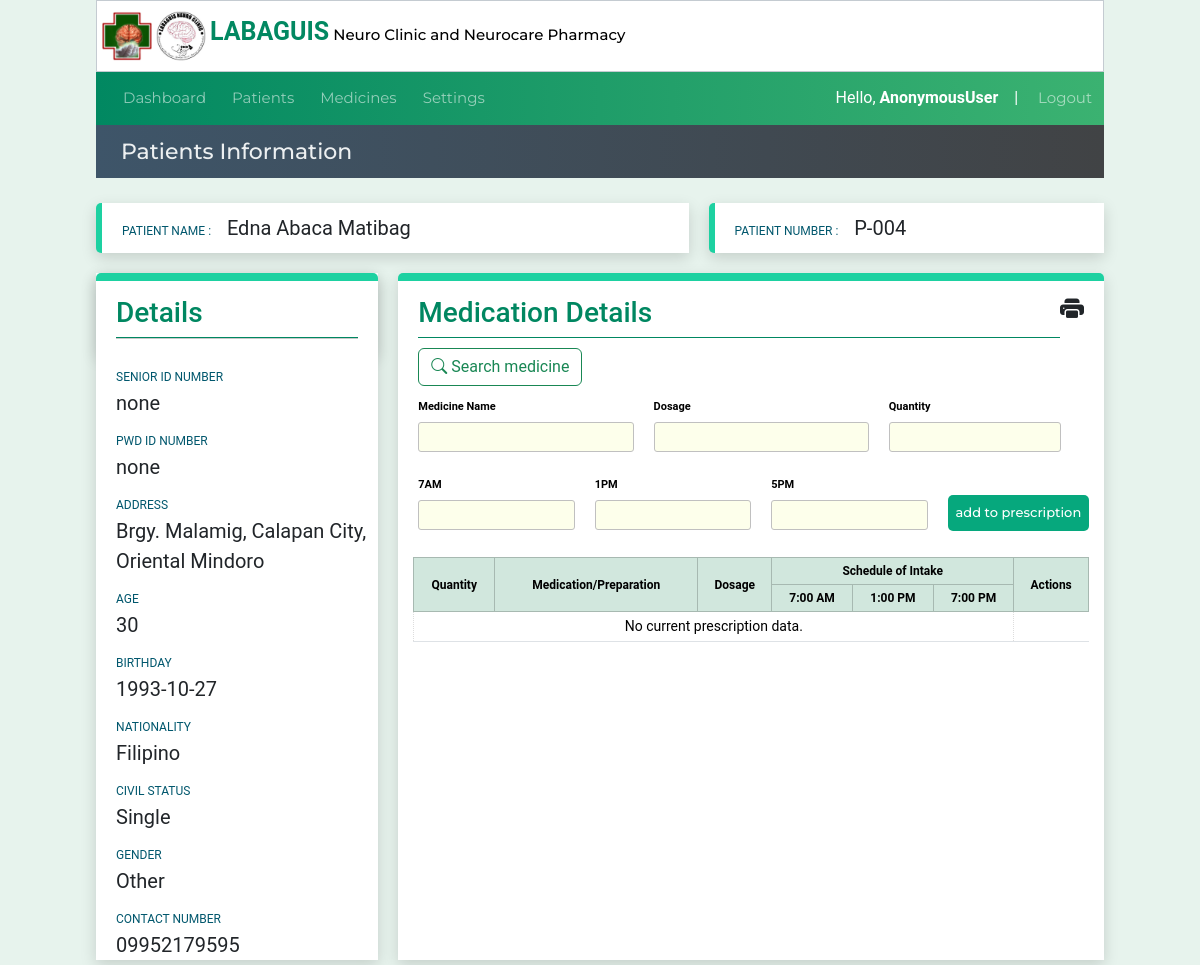
Page /patientinfo/31/prescription on the committed database.
### website/models.py (models this page shows, shortened)
class Patient(models.Model):
    created_at = models.DateTimeField(auto_now_add=True)
    patient_code=models.CharField(max_length=50)
    first_name = models.CharField(max_length=50)
    middle_name = models.CharField(max_length=50)
    last_name = models.CharField(max_length=50)
    age = models.CharField(max_length=50)
    bday = models.CharField(max_length=50,default='')
    civil_status = models.CharField(max_length=50,default='')
    gender = models.CharField(max_length=50)
    address = models.CharField(max_length=100)
    contact_number = models.CharField(max_length=50)
    srID = models.CharField(max_length=50,null=True, blank=True)
    pwdID = models.CharField(max_length=50,null=True, blank=True)
    nationality = models.CharField(max_length=50,null=True, blank=True)

### website/views.py (the view)
# urls.py: path('patientinfo/<int:pk>/prescription',views.prescription, name='prescription'),
def prescription(request,pk):
    context=patientinfoData(pk)
    return render(request,'prescriptionform.html',context)

### website/views.py (called while the page is built)
def patientinfoData(pk):
    medicines_list = Medicinelist.objects.all()
    patient_record = Patient.objects.get(id=pk)
    medicationrecord = Prescription.objects.filter(patient_code=patient_record.patient_code)
    context = { 'medicationrecord': medicationrecord,
               'patient_record':patient_record,
               'medicines_list':medicines_list,
               'pCode':patient_record.patient_code,
               'pID':pk,
               }
    return context

### website/templates/prescriptionform.html (shortened to what this page needs)
{% extends 'patientinfo.html' %}
{% load custom_tags %}
{% load static %}
{% block btn-back %}
<a type="button" data-bs-toggle="modal" data-bs-target="#print_report">
  <h4><i class="bi bi-printer-fill"></i></h4>
</a>
{% endblock btn-back %}
{% block title %}
<div class="lbl-details "><h3>Medication Details </h3></div>
{% endblock title %}
{% block content1 %}
<form method="POST" id="additsem-form">
  <a class="btn btn-outline-success" style="margin-left:20px;margin-top:10px;"   type="button" data-bs-toggle="modal" data-bs-target="#searchmedicine"><i class="bi bi-search"></i> Search medicine</a>
  <div class="reg-row">
    <div class="medicine-col" style="width:100%;">
      {% if medselected %}
                  <label class="reg-label">Medicine Name</label><br />
                  <input class="medicine-input" list="medlist" name="medName" value="{{medselected.medicine_name}}" required />
                  <datalist id="medlist">
                    {% for medListItem in medicines_list %}
                    <option value="{{medListItem.medicine_name}}">
                      {% endfor %}
                  </datalist>
                </div>
                <div class="medicine-col">
                  <label class="reg-label">Dosage</label><br />
                  <input class="medicine-input" name="dosage" value="{{medselected.dosage}}" required />
                </div>
                <div class="medicine-col">
                  <label class="reg-label">Quantity</label><br />
                  <input class="medicine-input" name="qtyvalue" style="width:80%;" required />
                </div>
      {% else %}
                <label class="reg-label">Medicine Name</label><br />
                <input class="medicine-input" list="medlist" name="medName" required />
              </div>
              <div class="medicine-col">
                <label class="reg-label">Dosage</label><br />
                <input class="medicine-input" name="dosage" required />
              </div>
              <div class="medicine-col">
                <label class="reg-label">Quantity</label><br />
                <input class="medicine-input" name="qtyvalue" style="width:80%;" required />
              </div>
      {% endif %}
  </div>
  <br>
  <div class="reg-row" style="padding-top:0px">
    <div class="medicine-col">
      <label class="reg-label">7AM</label><br />
      <input class="medicine-input" name="am" required />
    </div>
    <div class="medicine-col">
      <label class="reg-label">1PM</label><br />
      <input class="medicine-input" name="noon" required />
    </div>
    <div class="medicine-col">
      <label class="reg-label">5PM</label><br />
      <input class="medicine-input" name="pmvalue" required />
    </div>
    <div class="medicine-col">
      <button class="btn-addmed btn-success mt-4 p-2" type="submit" name="addtoprescription">add to prescription</button>
    </div>
  </div>
</form>
<div class="medicalhistorytable">
  <table id="table-medications" class="table table-sm table-bordered">
    <thead class="table-success">
      <tr>
        <th rowspan="2">Quantity</th>
        <th rowspan="2">Medication/Preparation</th>
        <th rowspan="2">Dosage</th>
        <th colspan="3">Schedule of Intake</th>
        <th rowspan="2">Actions</th>
      </tr>
      <tr>
        <th>7:00 AM</th>
        <th>1:00 PM</th>
        <th>7:00 PM</th>
      </tr>
    </thead>
    <tbody>
      {% if medicationrecord %}
      {% for medrecord in medicationrecord %}
      <tr>
        <td>{{medrecord.quantity}}</td>
        <td>{{medrecord.medicine_name}}</td>
        <td>{{medrecord.dosage}}</td>
        <td>{{medrecord.morning}}</td>
        <td>{{medrecord.noon}}</td>
        <td>{{medrecord.evening}}</td>
        <td>
          <a href="{% url "deleteitemprescription" patient_record.id medrecord.id %}" style="padding:0 10px;margin:0;"
            name="delete_presciption_item" type='submit' value="{{medrecord.id}}" id="link-delete">
            <i class="bi bi-trash3"></i></a>
        </td>
      </tr>
      {% endfor %}
      {% else %}
      <td colspan="6">No current prescription data.</td>
      {% endif %}
    </tbody>
  </table>
</div>
</div>
{% endblock content1 %}

### website/templates/patientinfo.html (shortened to what this page needs)
{% extends 'index.html' %}
{% load custom_tags %}
{% block pagetitle %}Patients Information{% endblock pagetitle %}
{% block content %}
<div class="info-row1">
  <div class="col1-info">
    <label class="lbl-pname">PATIENT NAME : &nbsp &nbsp </label>
    <label class="value-pname">{{patient_record.first_name}} {{patient_record.middle_name}}
      {{patient_record.last_name }}
    </label>
  </div>
  <div class="col2-info">
    <label class="lbl-pname">PATIENT NUMBER : &nbsp &nbsp</label>
    <label class="value-pname">{{patient_record.patient_code}} </label>
  </div>
</div>
<div class="info-row2">
  <div class="detials-container">
    <div class="pdetails-head">
      <div class="lbl-details">
        <h3>Details</h3>
      </div>
      <hr>
    </div>
    <div class="pdetails-body">
      <label class="lbl-pname">SENIOR ID NUMBER</label><br />
      <label class="value-pname">{{patient_record.srID}} </label>
    </div>
    <div class="pdetails-body">
      <label class="lbl-pname">PWD ID NUMBER</label><br />
      <label class="value-pname">{{patient_record.pwdID}} </label>
    </div>
    <div class="pdetails-body">
      <label class="lbl-pname">ADDRESS</label><br />
      <label class="value-pname">{{patient_record.address}} </label>
    </div>
    <div class="pdetails-body">
      <label class="lbl-pname">AGE</label><br />
      <label class="value-pname">{{patient_record.age}} </label>
    </div>
    <div class="pdetails-body">
      <label class="lbl-pname">BIRTHDAY</label><br />
      <label class="value-pname">{{patient_record.bday}} </label>
    </div>
    <div class="pdetails-body">
      <label class="lbl-pname">NATIONALITY</label><br />
      <label class="value-pname">{{patient_record.nationality}} </label>
    </div>
    <div class="pdetails-body">
      <label class="lbl-pname">CIVIL STATUS</label><br />
      <label class="value-pname">{{patient_record.civil_status}} </label>
    </div>
    <div class="pdetails-body">
      <label class="lbl-pname">GENDER</label><br />
      <label class="value-pname">{{patient_record.gender}} </label>
    </div>
    <div class="pdetails-body">
      <label class="lbl-pname">CONTACT NUMBER</label><br />
      <label class="value-pname">{{patient_record.contact_number}} </label>
    </div>
  </div>
  <div class="details-history">
    <div class="phistory-head">
      {% block title %}{% endblock title %}
      {% block btn-back%}{% endblock  %}
    </div>
    {% block content1 %}{% endblock content1 %}
</div>
</div>
{% endblock content %}

### website/static/style.css (style rules this page uses)
* { box-sizing:border-box; margin: 0; padding: 0; font-family: 'Roboto', sans-serif; }
body { background-color: #e7f3ed; }
header li,a,strong, button { font-family: 'Montserrat', sans-serif; font-weight: 500; font-size: 13px; color: #edf0f1; text-decoration: none; padding: 0px 0px; margin: 0px 0px; }
.reg-label { font-size: 11px; font-weight: 600; color:black; }
.reg-row { display:inline-flex; width: 100%; margin: 0px 0; }
.btn-addmed { background-color: #06a87d; color: white; padding: 6px 20px; border-radius: 5px; border-style: none; margin-top: 22px; }
table { width: 100%; }
th { padding: 10px; font-size: 12px; color: black; background-color: #b4c3d33c; }
tr { font-size: 14px; }
td { border: 1px dotted #ddd; width: auto; }
.info-row1 { display: inline-flex; width: 100%; }
.info-row2 { display: inline-flex; width: 100%; }
.lbl-pname { font-size:12px; color: #01576d; }
.value-pname { font-size: 20px; font-style: bold; }
.col1-info { margin: 20px 0; margin-right: 20px; padding: 10px 20px; background-color:white; width:60%; border-left: 6px solid #1dd1a1; border-radius: 5px 0 0 5px; box-shadow: 0 5px 15px 0 #00000026; }
.col2-info { margin: 20px 0; padding: 10px 20px; background-color:white; width:40%; border-left: 6px solid #1dd1a1; border-radius: 5px 0 0 5px; box-shadow: 0 5px 15px 0 #00000026; }
.pdetails-head { width: 100%; padding: 15px 20px; border-top: 8px solid #1dd1a1; border-radius: 5px 5px 0 0; box-shadow: 0 5px 15px 0 #00000026; }
.pdetails-body { padding-left:20px; padding-top: 10px; background-color: white; width: 100%; }
.lbl-details { color: rgb(0,135,97); border-bottom: 1px solid rgb(0,135,97); width: 100%; }
.detials-container { margin-right: 20px; display: block; width: 40%; box-shadow: 0 5px 15px 0 #00000026; background-color:white; }
.medicine-input { border-style: solid; border-color: silver; border-radius: 3px; border-width: 1px; padding-left: 5px; padding: 2px 5px; width: 100%; }
.medicine-col { padding: 7px 0 7px 20px; width: 100%; }
hr { margin: 0; padding: 0; }
.details-history { background-color:white; width: 100%; border-top: 8px solid #1dd1a1; border-radius: 5px 5px 0 0; box-shadow: 0 5px 15px 0 #00000026; }
.phistory-head { display: inline-flex; width: 100%; padding: 15px 20px 0 20px; border-radius: 5px 5px 0 0; justify-content:space-between; }
.medicalhistorytable { padding: 15px; }
input, textarea, select { background-color: rgba(249, 255, 189, 0.3); padding: auto; font-family: 'Arial'; margin: 5px 0 5px 0; padding: 5px 0 5px 0; }
#table-medications { text-align: center; }
#table-medications th { vertical-align:middle; }

### rows in the picture
Patient: first_name "Edna", middle_name "Abaca", last_name "Matibag", patient_code "P-004", srID "none", pwdID "none", address "Brgy. Malamig, Calapan City, Oriental Mindoro", age "30", bday "1993-10-27", nationality "Filipino", civil_status "Single", gender "Other", contact_number "09952179595"

### other values in the picture
{{ request.user }} "AnonymousUser"
